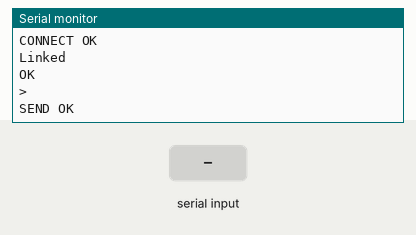
A sketch run on a simulated Arduino Uno, built with avr-gcc and run on an emulated ATmega328P. On the bench: the last lines printed to the serial monitor. The inputs (shaded band) are chosen by the test bench. The modem accepts every AT command (registered, SIM ready, sends succeed) and sends nothing else.

Above: at 16.3 s.
16.4 s: "1" received over the second serial link
At 16.9 s:
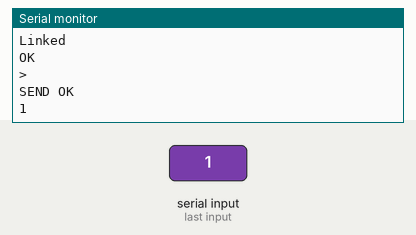
17.9 s: "0" received over the second serial link
At 19.3 s:
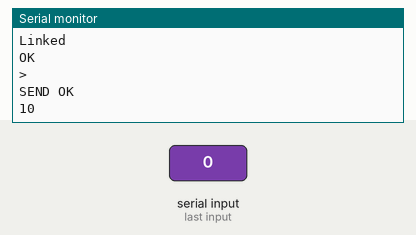

The sketch:

e06_http_uno_esp01.ino
```cpp
#include <SoftwareSerial.h>
SoftwareSerial esp(2, 3);   // RX, TX

void setup() {
  Serial.begin(9600);
  esp.begin(9600);
  esp.println("AT+CWMODE=1");
  delay(2000);
  esp.println("AT+CWJAP=\"Your_SSID\",\"Your_PASSWORD\"");
  delay(8000);
  esp.println("AT+CIPSTART=\"TCP\",\"api.thingspeak.com\",80");
  delay(3000);
  String req = "GET /update?api_key=YOUR_KEY&field1=45 HTTP/1.1\r\n";
  req += "Host: api.thingspeak.com\r\n\r\n";
  esp.print("AT+CIPSEND=");
  esp.println(req.length());
  delay(2000);
  esp.print(req);
}

void loop() {
  if (esp.available()) Serial.write(esp.read());      // show ESP replies
  if (Serial.available()) esp.write(Serial.read());   // type AT commands yourself
}
```

Measured:
- after the input at 16.4 s, the serial monitor: prints a new line at once (image 1)
- after the input at 17.9 s, the serial monitor: prints a new line at once (image 2)
